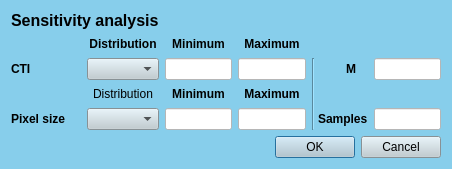
<?xml version="1.0" encoding="UTF-8"?>
<ui version="4.0">
 <class>DialogSensitivity</class>
 <widget class="QDialog" name="DialogSensitivity">
  <property name="geometry">
   <rect>
    <x>0</x>
    <y>0</y>
    <width>452</width>
    <height>169</height>
   </rect>
  </property>
  <property name="windowTitle">
   <string>Dialog</string>
  </property>
  <property name="styleSheet">
   <string notr="true">background-color: #87CEEB</string>
  </property>
  <layout class="QGridLayout" name="gridLayout">
   <item row="2" column="1">
    <widget class="QComboBox" name="comboBox">
     <property name="styleSheet">
      <string notr="true">background-color: #becbd1;</string>
     </property>
    </widget>
   </item>
   <item row="4" column="3">
    <widget class="QLineEdit" name="lineEdit_4">
     <property name="font">
      <font>
       <weight>75</weight>
       <bold>true</bold>
      </font>
     </property>
     <property name="styleSheet">
      <string notr="true">background-color: #FFFFFF;</string>
     </property>
    </widget>
   </item>
   <item row="4" column="0">
    <widget class="QLabel" name="label_3">
     <property name="font">
      <font>
       <weight>75</weight>
       <bold>true</bold>
      </font>
     </property>
     <property name="text">
      <string>Pixel size</string>
     </property>
    </widget>
   </item>
   <item row="1" column="1">
    <widget class="QLabel" name="label_6">
     <property name="font">
      <font>
       <weight>75</weight>
       <bold>true</bold>
      </font>
     </property>
     <property name="focusPolicy">
      <enum>Qt::TabFocus</enum>
     </property>
     <property name="text">
      <string>Distribution</string>
     </property>
     <property name="alignment">
      <set>Qt::AlignCenter</set>
     </property>
    </widget>
   </item>
   <item row="2" column="3">
    <widget class="QLineEdit" name="lineEdit_2">
     <property name="font">
      <font>
       <weight>75</weight>
       <bold>true</bold>
      </font>
     </property>
     <property name="styleSheet">
      <string notr="true">background-color: #FFFFFF;</string>
     </property>
    </widget>
   </item>
   <item row="4" column="1">
    <widget class="QComboBox" name="comboBox_2">
     <property name="styleSheet">
      <string notr="true">background-color: #becbd1;</string>
     </property>
    </widget>
   </item>
   <item row="4" column="7">
    <widget class="QLineEdit" name="lineEdit_10">
     <property name="font">
      <font>
       <weight>75</weight>
       <bold>true</bold>
      </font>
     </property>
     <property name="styleSheet">
      <string notr="true">background-color: #FFFFFF;</string>
     </property>
    </widget>
   </item>
   <item row="2" column="4" rowspan="3" colspan="2">
    <widget class="Line" name="line">
     <property name="font">
      <font>
       <pointsize>12</pointsize>
      </font>
     </property>
     <property name="orientation">
      <enum>Qt::Vertical</enum>
     </property>
    </widget>
   </item>
   <item row="2" column="2">
    <widget class="QLineEdit" name="lineEdit">
     <property name="font">
      <font>
       <weight>75</weight>
       <bold>true</bold>
      </font>
     </property>
     <property name="styleSheet">
      <string notr="true">background-color: #FFFFFF;</string>
     </property>
    </widget>
   </item>
   <item row="4" column="5" colspan="2">
    <widget class="QLabel" name="label_13">
     <property name="font">
      <font>
       <weight>75</weight>
       <bold>true</bold>
      </font>
     </property>
     <property name="text">
      <string>Samples</string>
     </property>
    </widget>
   </item>
   <item row="3" column="1">
    <widget class="QLabel" name="label_9">
     <property name="text">
      <string>Distribution</string>
     </property>
     <property name="alignment">
      <set>Qt::AlignCenter</set>
     </property>
    </widget>
   </item>
   <item row="4" column="2">
    <widget class="QLineEdit" name="lineEdit_3">
     <property name="font">
      <font>
       <weight>75</weight>
       <bold>true</bold>
      </font>
     </property>
     <property name="styleSheet">
      <string notr="true">background-color: #FFFFFF;</string>
     </property>
    </widget>
   </item>
   <item row="1" column="3">
    <widget class="QLabel" name="label_5">
     <property name="font">
      <font>
       <weight>75</weight>
       <bold>true</bold>
      </font>
     </property>
     <property name="text">
      <string>Maximum</string>
     </property>
     <property name="alignment">
      <set>Qt::AlignCenter</set>
     </property>
    </widget>
   </item>
   <item row="5" column="3" colspan="5">
    <widget class="QDialogButtonBox" name="buttonBox">
     <property name="styleSheet">
      <string notr="true">background-color: #becbd1;</string>
     </property>
     <property name="orientation">
      <enum>Qt::Horizontal</enum>
     </property>
     <property name="standardButtons">
      <set>QDialogButtonBox::Cancel|QDialogButtonBox::Ok</set>
     </property>
    </widget>
   </item>
   <item row="2" column="7">
    <widget class="QLineEdit" name="lineEdit_9">
     <property name="font">
      <font>
       <weight>75</weight>
       <bold>true</bold>
      </font>
     </property>
     <property name="styleSheet">
      <string notr="true">background-color: #FFFFFF;</string>
     </property>
    </widget>
   </item>
   <item row="3" column="2">
    <widget class="QLabel" name="label_7">
     <property name="font">
      <font>
       <weight>75</weight>
       <bold>true</bold>
      </font>
     </property>
     <property name="text">
      <string>Minimum</string>
     </property>
     <property name="alignment">
      <set>Qt::AlignCenter</set>
     </property>
    </widget>
   </item>
   <item row="0" column="0" colspan="2">
    <widget class="QLabel" name="label">
     <property name="font">
      <font>
       <pointsize>12</pointsize>
       <weight>75</weight>
       <bold>true</bold>
      </font>
     </property>
     <property name="text">
      <string>Sensitivity analysis</string>
     </property>
    </widget>
   </item>
   <item row="1" column="2">
    <widget class="QLabel" name="label_4">
     <property name="font">
      <font>
       <weight>75</weight>
       <bold>true</bold>
      </font>
     </property>
     <property name="text">
      <string>Minimum</string>
     </property>
     <property name="alignment">
      <set>Qt::AlignCenter</set>
     </property>
    </widget>
   </item>
   <item row="2" column="0">
    <widget class="QLabel" name="label_2">
     <property name="font">
      <font>
       <weight>75</weight>
       <bold>true</bold>
      </font>
     </property>
     <property name="text">
      <string>CTI</string>
     </property>
    </widget>
   </item>
   <item row="3" column="3">
    <widget class="QLabel" name="label_8">
     <property name="font">
      <font>
       <weight>75</weight>
       <bold>true</bold>
      </font>
     </property>
     <property name="text">
      <string>Maximum</string>
     </property>
     <property name="alignment">
      <set>Qt::AlignCenter</set>
     </property>
    </widget>
   </item>
   <item row="2" column="6">
    <widget class="QLabel" name="label_12">
     <property name="font">
      <font>
       <weight>75</weight>
       <bold>true</bold>
      </font>
     </property>
     <property name="text">
      <string>M</string>
     </property>
    </widget>
   </item>
  </layout>
 </widget>
 <tabstops>
  <tabstop>lineEdit</tabstop>
  <tabstop>lineEdit_2</tabstop>
  <tabstop>lineEdit_3</tabstop>
  <tabstop>lineEdit_4</tabstop>
  <tabstop>lineEdit_9</tabstop>
  <tabstop>lineEdit_10</tabstop>
  <tabstop>comboBox</tabstop>
  <tabstop>comboBox_2</tabstop>
  <tabstop>label_6</tabstop>
 </tabstops>
 <resources/>
 <connections>
  <connection>
   <sender>buttonBox</sender>
   <signal>accepted()</signal>
   <receiver>DialogSensitivity</receiver>
   <slot>accept()</slot>
   <hints>
    <hint type="sourcelabel">
     <x>248</x>
     <y>254</y>
    </hint>
    <hint type="destinationlabel">
     <x>157</x>
     <y>274</y>
    </hint>
   </hints>
  </connection>
  <connection>
   <sender>buttonBox</sender>
   <signal>rejected()</signal>
   <receiver>DialogSensitivity</receiver>
   <slot>reject()</slot>
   <hints>
    <hint type="sourcelabel">
     <x>316</x>
     <y>260</y>
    </hint>
    <hint type="destinationlabel">
     <x>286</x>
     <y>274</y>
    </hint>
   </hints>
  </connection>
 </connections>
</ui>
